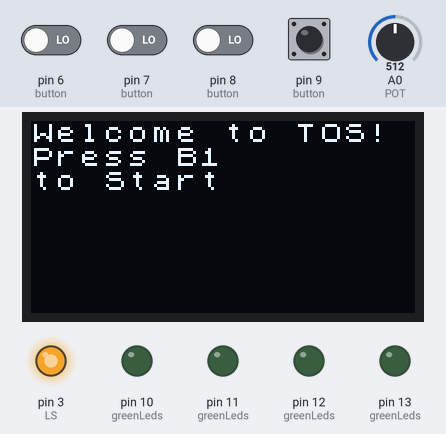
Simulated run of this program. Board: Arduino Uno, built with avr-gcc and run on an emulated ATmega328P. Parts: 128×64 one-colour display, output pins drawn as LEDs (lit = HIGH). Inputs (shaded band) come from the test bench; at power-on: pin 6 (button), pin 7 (button), pin 8 (button), pin 9 (button) LOW, A0 (POT) = 512. Sleep ends after the set time or at an interrupt; random numbers use the default seed unless the program sets one.

Above: at 1.3 s.
1.4 s: pin 9 (button) pulled HIGH for 0.15 s
At 2.5 s:
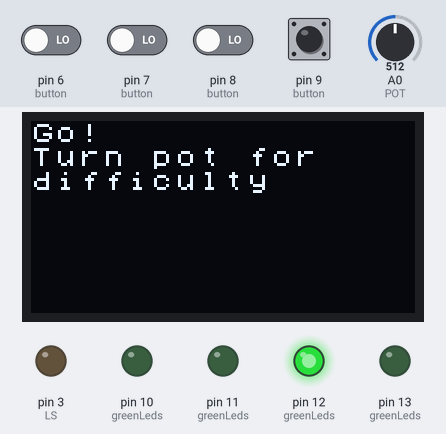
3.0 s: A0 (POT) set to 673
4.5 s: A0 (POT) set to 696
At 4.8 s:
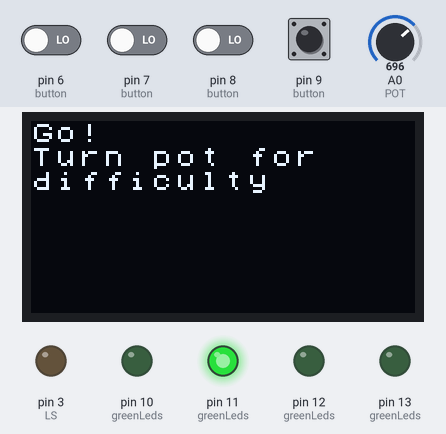
6.0 s: A0 (POT) set to 511
At 6.4 s:
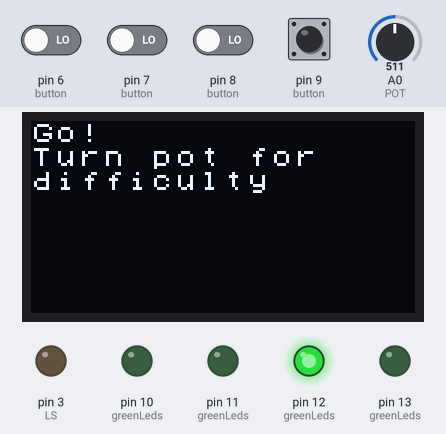
7.5 s: A0 (POT) set to 352
9.0 s: A0 (POT) set to 326
At 12.5 s:
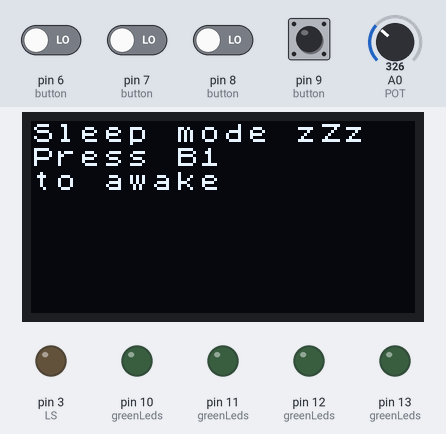
Timing chart, 0 to 13.0 s (numbered marks = the images above; inputs shaded):
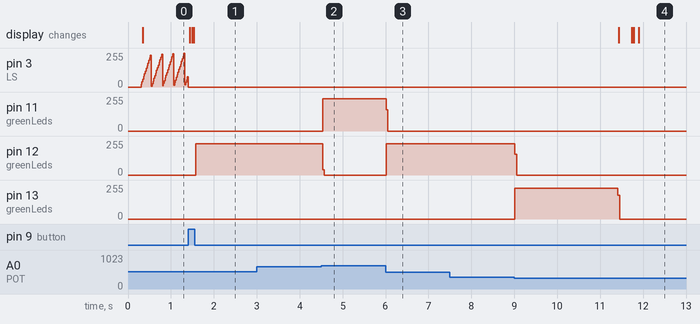

Measured:
- the behaviour switches between 681 and 682 on A0 (POT) (found by bisection; images 1 and 2)
- the behaviour switches between 341 and 340 on A0 (POT) (found by bisection; images 3 and 4)
- after the input at 1.4 s, pin 12 (greenLeds): 0/255 → 236/255 after 0.17 s; the display: first changes at once (image 1 shows a later state)
- after the input at 3.0 s, every drawn part: stays the same
- after the input at 4.5 s, pin 11 (greenLeds): 0/255 → 241/255 at once; pin 12 (greenLeds): 236/255 → 0/255 at once
- after the input at 6.0 s, pin 11 (greenLeds): 241/255 → 0/255 at once; pin 12 (greenLeds): 0/255 → 236/255 at once
- after the input at 7.5 s, every drawn part: stays the same
- after the input at 9.0 s, pin 13 (greenLeds): 0/255 → 232/255 at once, → 0/255 2.4 s later

The program:

main.cpp
```cpp
/****************************************************************************/
/*
Course: IoT Embedded Systems
Year: 2025/2026
Title: assignment-01
Authors:
    - Muller Arthur Istvan
        Matricola: 0001145303
    - Cattolico Giuseppe
        Matricola: 0001124318
*/
/****************************************************************************/

#include "io.h"
#include "state/fsm.h"
#include <Arduino.h>

void setup() {
    fsm_init();
    input_init();
    output_init();
}

void loop() { fsm_update(); }
```

button.h
```cpp
#ifndef BUTTON_H
#define BUTTON_H

void button_init();
void button_reset();
bool button_is_pressed(int index);
int button_get_current_pressed();

#endif
```

display.h
```cpp
#ifndef DISPLAY_H
#define DISPLAY_H

enum message {
    MSG_INITIAL,
    MSG_SLEEP,
    MSG_SETUP,
    MSG_LOSE,
    MSG_WIN,
};

void display_init();
void display_print(const char *text);
void display_test_print();
void display_print_P(message msg, ...);

#endif
```

oled_display.h
```cpp
#ifndef OLED_DISPLAY_H
#define OLED_DISPLAY_H

void oled_init();
void oled_test_print();
void oled_print(const char *text);

#endif
```

game.h
```cpp
#ifndef GAME_H
#define GAME_H

const char *game_get_sequence_string();
void game_shuffle_sequence();
bool game_is_match_started();
bool game_is_current_valid();
bool game_all_match();
void game_reset();

void game_update_score();
int game_get_score();

#endif
```

io.h
```cpp
#ifndef IO_H
#define IO_H

void input_init();
void output_init();

#endif
```

led.h
```cpp
#ifndef LED_H
#define LED_H

void led_init();
void status_led_pulse();
void status_led_off();
void status_led_on();
void green_led_off();
void green_led_on();
void green_led_blink_sequence();
void green_led_on_index(int i);

#endif
```

potentiometer.h
```cpp
#ifndef POTENTIOMETER_H
#define POTENTIOMETER_H

void pot_init();
void pot_update_factor();
int pot_get_factor();

#endif
```

fsm.h
```cpp
#ifndef FSM_H
#define FSM_H

typedef enum {
    ST_INITIAL,
    ST_SLEEP,
    ST_SETUP,
    ST_ROUND,
    ST_LOSE,
    ST_WIN,
} state_t;

void fsm_init();
void fsm_update();

#endif
```

button.cpp
```cpp
#include "button/button.h"
#include "config.h"
#include <Arduino.h>
#include <EnableInterrupt.h>

#define BOUNCING_TIME 50

uint8_t button[] = {BTN1, BTN2, BTN3, BTN4};

bool button_pressed[NUM_BUTTONS] = {false, false, false, false};
unsigned long button_pressed_timestamp[NUM_BUTTONS] = {0, 0, 0, 0};
int button_current_pressed = 0;

// button wrapper to allow for debounce with enableInterrupt
void button_handler(int i);
void button_handler0() { button_handler(0); }
void button_handler1() { button_handler(1); }
void button_handler2() { button_handler(2); }
void button_handler3() { button_handler(3); }
void (*button_handlers[NUM_BUTTONS])() = {button_handler0, button_handler1,
                                          button_handler2, button_handler3};

void button_handler(int i) {
    unsigned long ts = millis();
    if (ts - button_pressed_timestamp[i] > BOUNCING_TIME) {
        button_pressed_timestamp[i] = ts;
        int status = digitalRead(button[i]);
        if (status == HIGH && !button_pressed[i]) {
            button_pressed[i] = true;
            button_current_pressed++;
        }
    }
}

void button_init() {
    for (int i = 0; i < NUM_BUTTONS; i++) {
        pinMode(button[i], INPUT);
        enableInterrupt(button[i], button_handlers[i], RISING);
    }
}

void button_reset() {
    unsigned long ts = millis();
    for (int i = 0; i < NUM_BUTTONS; i++) {
        button_pressed[i] = false;
        button_pressed_timestamp[i] = ts;
    }
    button_current_pressed = 0;
}

bool button_is_pressed(int index) { return button_pressed[index]; }

int button_get_current_pressed() { return button_current_pressed; }
```

display.cpp
```cpp
#include "display/display.h"
#include <Arduino.h>
#include <avr/pgmspace.h>

const char msg_initial[] PROGMEM = "Welcome to TOS!\nPress B1\nto Start";
const char msg_sleep[] PROGMEM = "Sleep mode zZz\nPress B1\nto awake";
const char msg_setup[] PROGMEM = "Go!\nTurn pot for\ndifficulty";
const char msg_lose[] PROGMEM = "Game Over\nScore: %d";
const char msg_win[] PROGMEM = "GOOD!\nScore: %d";

const char *const display_messages[] PROGMEM = {msg_initial, msg_sleep,
                                                msg_setup, msg_lose, msg_win};

void display_print_P(message msg, ...) {
    const char *text = (const char *)pgm_read_word(&display_messages[msg]);
    char buffer[64];
    va_list args;
    va_start(args, msg);
    vsprintf_P(buffer, text, args);
    display_print(buffer);
}

#ifdef USE_OLED
#include "display/oled_display.h"

void display_init() { oled_init(); }
void display_print(const char *text) { oled_print(text); }
void display_test_print() { oled_test_print(); }

#else
#include "display/lcd_display.h"

void display_init() { lcd_init(); }
void display_print(const char *text) { lcd_print(text); }
void display_test_print() { lcd_test_print(); }

#endif
```

oled_display.cpp
```cpp
#include "display/oled_display.h"
#include "config.h"
#include <Arduino.h>
#include <U8g2lib.h>
#include <string.h>

U8X8_SH1106_128X64_NONAME_HW_I2C u8x8(U8X8_PIN_NONE, I2C_DATA, I2C_CLK);

void oled_init() {
    u8x8.begin();
    u8x8.setFont(u8x8_font_chroma48medium8_r);
    delay(100);
}

void oled_test_print() {
    u8x8.setCursor(0, 0);
    u8x8.print("Test 123");
    u8x8.display();
}

void oled_print(const char *text) {
    u8x8.clear();
    int size = strlen(text);
    int y = 0;
    int j = 0;
    char buffer[size];
    buffer[0] = '\0';
    for (int i = 0; i <= size; i++) {
        if (text[i] == '\n' || text[i] == '\0') {
            strncpy(buffer, text + j, i - j);
            buffer[i - j] = '\0';
            u8x8.drawString(0, y, buffer);
            y++;
            j = i + 1;
        };
    }
}
```

game.cpp
```cpp
#include "game/game.h"
#include "button/button.h"
#include <Arduino.h>
#include <stdlib.h>
#include <time.h>

#define MAX_SEQ_LENGHT 4

#define SCORE_FACTOR 100

uint8_t game_sequence[] = {1, 2, 3, 4};
int user_sequence_index = 0;
unsigned int game_score = 0;

const char *game_get_sequence_string() {
    static char buffer[MAX_SEQ_LENGHT + 1];
    for (int i = 0; i < MAX_SEQ_LENGHT; i++) {
        buffer[i] = '0' + game_sequence[i];
    }
    buffer[MAX_SEQ_LENGHT] = '\0';
    return buffer;
}

void game_shuffle_sequence() {
    srand(analogRead(0));
    for (int i = 0; i < MAX_SEQ_LENGHT; i++) {
        int tmp = game_sequence[i];
        int rand_index = rand() % MAX_SEQ_LENGHT;
        game_sequence[i] = game_sequence[rand_index];
        game_sequence[rand_index] = tmp;
    }
}

void game_reset() {
    user_sequence_index = 0;
    game_score = 0;
}

bool game_is_current_valid() {
    int button_sequence_index = game_sequence[user_sequence_index] - 1;
    if (button_is_pressed(button_sequence_index)) {
        user_sequence_index++;
        return true;
    }
    return false;
}

bool game_is_match_started() {
    if (button_get_current_pressed() == user_sequence_index &&
        user_sequence_index < MAX_SEQ_LENGHT) {
        return false;
    }
    return true;
}

bool game_all_match() {
    if (user_sequence_index != MAX_SEQ_LENGHT) {
        return false;
    }
    user_sequence_index = 0;
    return true;
}

int game_get_score() { return game_score; }

void game_update_score() { game_score += SCORE_FACTOR; }
```

io.cpp
```cpp
#include "io.h"
#include "button/button.h"
#include "display/display.h"
#include "led/led.h"
#include "potentiometer/potentiometer.h"

void input_init() {
    button_init();
    pot_init();
}

void output_init() {
    led_init();
    display_init();
}
```

led.cpp
```cpp
#include "config.h"
#include <Arduino.h>

uint8_t greenLeds[] = {L1, L2, L3, L4};

int fadeAmount = 20;
int currIntensity = 0;

void green_led_init() {
    for (size_t i = 0; i < NUM_GREEN_LEDS; i++) {
        pinMode(greenLeds[i], OUTPUT);
    }
}

void status_led_init() { pinMode(LS, OUTPUT); }

void led_init() {
    green_led_init();
    status_led_init();
}

void status_led_pulse() {
    analogWrite(LS, currIntensity);
    currIntensity = currIntensity + fadeAmount;
    if (currIntensity == 0 || currIntensity == 255) {
        fadeAmount = -fadeAmount;
    }
    delay(20);
}

void status_led_off() { digitalWrite(LS, LOW); }

void status_led_on() { digitalWrite(LS, HIGH); }

void green_led_off() {
    for (int i = 0; i < NUM_GREEN_LEDS; i++)
        digitalWrite(greenLeds[i], LOW);
}

void green_led_on() {
    for (int i = 0; i < NUM_GREEN_LEDS; i++)
        digitalWrite(greenLeds[i], HIGH);
}

void green_led_on_index(int i) { digitalWrite(greenLeds[i], HIGH); }

int blink_counter = 0;
void green_led_blink_sequence() {
    green_led_off();
    digitalWrite(greenLeds[blink_counter], HIGH);
    delay(100);
    blink_counter = (blink_counter + 1) % NUM_GREEN_LEDS;
}
```

potentiometer.cpp
```cpp
#include "config.h"
#include <Arduino.h>

int factor = 1;

void pot_init() { pinMode(POT, INPUT); }

void pot_update_factor() {
    int potValue = analogRead(POT);
    factor = map(potValue, 0, 1023, 1, 4);
}

int pot_get_factor() { return factor; }
```

fsm.cpp
```cpp
#include "state/fsm.h"
#include "avr/sleep.h"
#include "button/button.h"
#include "display/display.h"
#include "game/game.h"
#include "led/led.h"
#include "potentiometer/potentiometer.h"
#include <Arduino.h>

#define MAX_TIME_ST_INITAL 10000
#define MAX_TIME_ST_SLEEP 5000
#define MAX_TIME_ST_SETUP 10000
#define MAX_TIME_ST_LOSE 10000
#define MAX_TIME_ST_LOSE_STATUS_ON 2000
#define MAX_TIME_ST_WIN 5000
#define MAX_TIME_ST_ROUND 30000
#define ST_ROUND_STEP 1000

long time_st_round = MAX_TIME_ST_ROUND;

state_t state_current = ST_INITIAL;
bool state_first_cycle = true;
long state_entry_time;
long state_elapsed_time;
static int difficulty;

bool fsm_is_state_first_cycle() {
    bool com = state_first_cycle;
    state_first_cycle = false;
    return com;
}

void fsm_transition_to(state_t state_new) {
    state_current = state_new;
    state_entry_time = millis();
    state_first_cycle = true;
    button_reset();
    green_led_off();
    status_led_off();
}

void fsm_update_state_time() {
    state_elapsed_time = millis() - state_entry_time;
}

void fsm_update_round_time() { time_st_round -= ST_ROUND_STEP * difficulty; }
void fsm_reset_round_time() { time_st_round = MAX_TIME_ST_ROUND; }

void fsm_update_difficulty() {
    pot_update_factor();
    difficulty = pot_get_factor();
};

// Debugging | gets the current ammount of ram available, used with serialprint
int freeRam() {
    extern int __heap_start, *__brkval;
    int v;
    return (int)&v - (__brkval == 0 ? (int)&__heap_start : (int)__brkval);
}

/*
---------------------------------------------
FiniteStateMachine logic below
---------------------------------------------
*/

void fsm_init() { Serial.begin(9600); }

void handle_st_initial() {
    if (fsm_is_state_first_cycle()) {
        display_print_P(MSG_INITIAL);
    }

    status_led_pulse();

    if (state_elapsed_time > MAX_TIME_ST_INITAL) {
        fsm_transition_to(ST_SLEEP);
    }

    if (button_is_pressed(0)) {
        fsm_transition_to(ST_SETUP);
    }
}

void handle_st_sleep() {
    if (fsm_is_state_first_cycle()) {
        display_print_P(MSG_SLEEP);
    }

    set_sleep_mode(SLEEP_MODE_PWR_DOWN);
    sleep_enable();
    sleep_mode();
    sleep_disable();

    fsm_transition_to(ST_INITIAL);
}

void handle_st_setup() {
    if (fsm_is_state_first_cycle()) {
        game_reset();
        fsm_reset_round_time();
        display_print_P(MSG_SETUP);
    }

    fsm_update_difficulty();
    green_led_off();
    green_led_on_index(difficulty - 1);

    if (state_elapsed_time > MAX_TIME_ST_SETUP) {
        fsm_transition_to(ST_ROUND);
    };
}

void handle_st_round() {
    if (fsm_is_state_first_cycle()) {
        game_shuffle_sequence();
        display_print(game_get_sequence_string());
        Serial.println(time_st_round); // debugging
    }

    for (size_t i = 0; i < 4; i++) {
        if (button_is_pressed(i)) {
            green_led_on_index(i);
        }
    }

    if (state_elapsed_time > time_st_round ||
        (game_is_match_started() && !game_is_current_valid())) {
        fsm_transition_to(ST_LOSE);
    }

    if (game_is_match_started() && game_all_match()) {
        fsm_transition_to(ST_WIN);
    }
}

void handle_st_lose() {
    if (fsm_is_state_first_cycle()) {
        status_led_on();
        display_print_P(MSG_LOSE, game_get_score());
    }

    if (state_elapsed_time > MAX_TIME_ST_LOSE_STATUS_ON) {
        status_led_off();
    }

    if (state_elapsed_time > MAX_TIME_ST_LOSE) {
        fsm_transition_to(ST_INITIAL);
    };
}

void handle_st_win() {
    if (fsm_is_state_first_cycle()) {
        game_update_score();
        display_print_P(MSG_WIN, game_get_score());
        fsm_update_round_time();
    }

    if (state_elapsed_time > MAX_TIME_ST_WIN) {
        fsm_transition_to(ST_ROUND);
    };
}

void fsm_update() {
    fsm_update_state_time();
    switch (state_current) {
    case ST_INITIAL:
        handle_st_initial();
        break;
    case ST_SLEEP:
        handle_st_sleep();
        break;
    case ST_SETUP:
        handle_st_setup();
        break;
    case ST_ROUND:
        handle_st_round();
        break;
    case ST_LOSE:
        handle_st_lose();
        break;
    case ST_WIN:
        handle_st_win();
        break;
    default:
        break;
    }
}
```

config.h
```cpp
#ifndef CONFIG_H
#define CONFIG_H

#define NUM_GREEN_LEDS 4
#define L1 13
#define L2 12
#define L3 11
#define L4 10

#define LS 3 // Questo è il led rosso

#define NUM_BUTTONS 4
#define BTN1 9
#define BTN2 8
#define BTN3 7
#define BTN4 6

#define POT A0

#define I2C_DATA A4
#define I2C_CLK A5

#endif
```

lcd_display.h
```cpp
#ifndef LCD_DISPLAY_H
#define LCD_DISPLAY_H

void lcd_init();
void lcd_test_print();
void lcd_print(const char *text);

#endif
```

lcd_display.cpp
```cpp
#include "display/lcd_display.h"
#include "config.h"
#include <Arduino.h>
#include <LiquidCrystal_I2C.h>
#include <string.h>

LiquidCrystal_I2C lcd(0x27, 20, 4);

void lcd_init() {
    lcd.init();
    lcd.backlight();
}

void lcd_test_print() {
    lcd.setCursor(3, 0);
    lcd.print("Test 123");
}

void lcd_print(const char *text) {
    lcd.clear();
    int size = strlen(text);
    int y = 0;
    int j = 0;
    char buffer[size];
    buffer[0] = '\0';
    for (int i = 0; i <= size; i++) {
        if (text[i] == '\n' || text[i] == '\0') {
            strncpy(buffer, text + j, i - j);
            buffer[i - j] = '\0';
            lcd.setCursor(0, y);
            lcd.print(buffer);
            y++;
            j = i + 1;
        };
    }
}
```
